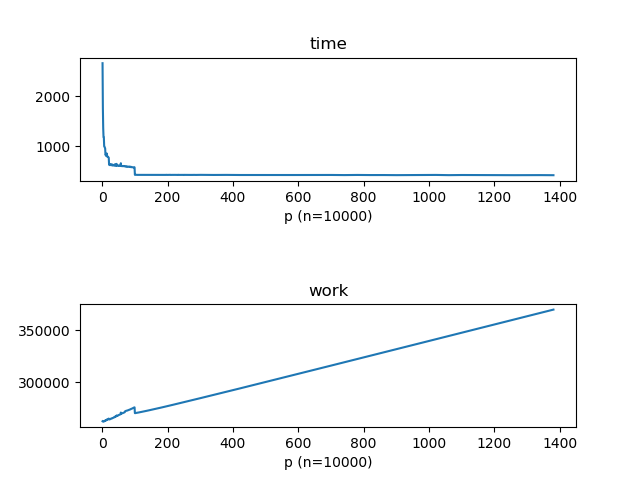

Python code for this plot:
#!/usr/bin/env python3
import subprocess as su
import random as rand
import matplotlib as mp
mp.use('Agg')
import matplotlib.pyplot as plt


""" 
    baseline solution
"""
def baseline(A,y):
    for i in range(0,len(A)):
        if A[i]==y:
            return i
    return -1

def print_error(test,result,got):
    print('WRONG ANSWER: input="%s" result=%d got=%d' % (test,result,got))

n = 10000

def test_p(p,count):
    print('test %d'%p)
    w=t=0
    for test_case in range(count):
        input_list = []
        x = 0
        for i in range(n):
            x += rand.sample(range(2),1)[0]+2
            input_list.append(x)
        y = rand.sample(range(2*n),1)[0]+2
        input_string=('[ '+' '.join(['%d']*len(input_list))+' ] %d %d') % (tuple(input_list)+(y,p))
        answer = int(baseline(input_list,y))
        o = su.check_output("wtrun p_ary_search.wtr".split(),input=input_string, encoding='ascii').split()
        if (int(o[0]))!=answer:
            print_error(input_string,answer,int(o[0]))
        else:
            w+=float(o[2])
            t+=float(o[3])
    return w/count,t/count


if __name__ == '__main__':
    su.Popen('wtc p_ary_search.wt -o p_ary_search.wtr'.split(), stdout=su.DEVNULL)
    W=[]
    T=[]
    P=[]
    for p in range(1,300,1):
        w,t = test_p(p,300)
        P.append(p)
        W.append(w)
        T.append(t)
    for p in range(301,1400,40):
        w,t = test_p(p,300)
        P.append(p)
        W.append(w)
        T.append(t)
    fig,(ax1, ax2) = plt.subplots(nrows=2)    
    ax1.plot(P,T)
    ax1.set_title('time')
    ax1.set_xlabel('p (n=%d)'%n)
    ax2.plot(P,W)
    ax2.set_title('work')
    ax2.set_xlabel('p (n=%d)'%n)
    plt.subplots_adjust(hspace=1)
    plt.savefig('p_ary_search.png')
    plt.show()



